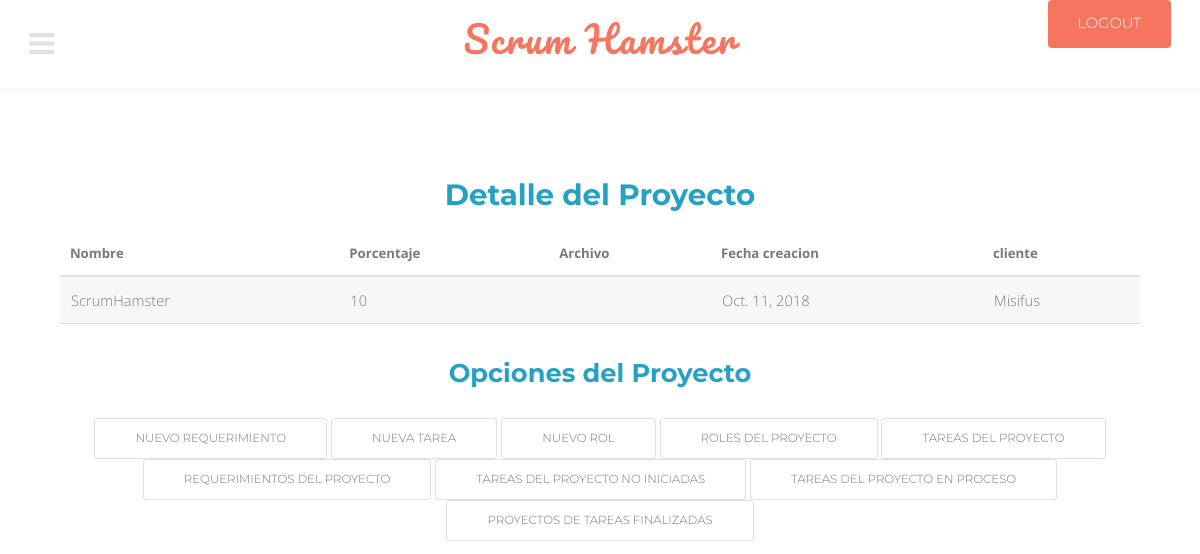
The app's page /view_project/1/ (signed in), older data.
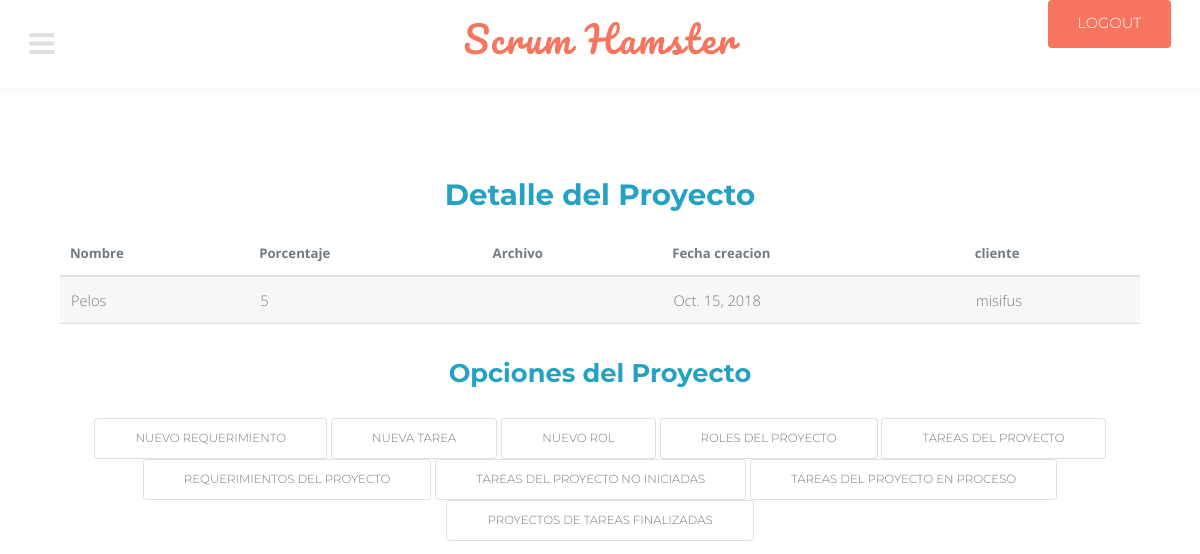
The same page, newer data.
### modules/models.py (models this page shows, shortened)
class project(models.Model):
    name = models.CharField(max_length = 75)
    percent = models.PositiveSmallIntegerField()
    created_at = models.DateField(auto_now_add = True)
    file = models.URLField(blank = True)
    client_id = models.ForeignKey(client, on_delete = models.CASCADE)

class client(models.Model):
    name = models.CharField(max_length = 75)
    telephone = models.CharField(max_length = 25)
    email = models.EmailField()
    address = models.CharField(max_length = 150)
    def __str__(self):
        return '%s' % (self.name)

### modules/views.py (the view)
# urls.py: path('view_project/<int:id>/', view_project, name = 'view_project'),
@login_required
def view_project(request, id):
    data = project.objects.get(id = id)
    return render(request, 'project/view.html', {'data': data})

### modules/templates/project/view.html
{% extends 'base.html' %}
{% block cont %}
<h1>Detalle del Proyecto</h1>
<table>
<thead>
		<tr>
			<th>Nombre</th>
			<th>Porcentaje</th>
			<th>Archivo</th>
			<th>Fecha creacion</th>
			<th>cliente</th>
		</tr>
	</thead>
<body>
<div>
	<tr>
    	<td>{{ data.name }}</td>
		<td>{{ data.percent }} </td>
		<td>{{ data.file }}</td>
		<td>{{ data.created_at }}</td>
		<td>{{ data.client_id }}</td>
	</tr>
</div>
</body>
</table>
<h2>Opciones del Proyecto</h2>
<div>
	<td>
<a href="{% url 'create_requirement' %}" class="button alt small">Nuevo Requerimiento</a>
<a href="{% url 'create_task' %}" class="button alt small">Nueva Tarea</a>
<a href="{% url 'create_rol' %}" class="button alt small">Nuevo Rol</a>
<a href="{% url 'project_rols' data.id %}" class="button alt small">Roles del Proyecto</a>
<a href="{% url 'project_tasks' data.id %}" class="button alt small">Tareas del Proyecto</a>
<a href="{% url 'project_requirements' data.id %}" class="button alt small">Requerimientos del proyecto</a>
<a href="{% url 'list_task_not_started' data.id %}" class="button alt small">Tareas del Proyecto No iniciadas</a>
<a href="{% url 'list_task_in_process' data.id %}" class="button alt small">Tareas del proyecto en proceso</a>
<a href="{% url 'list_task_finished' data.id %}" class="button alt small">Proyectos de tareas finalizadas</a>
</td>
</div>
{% endblock %}

Row changes from the older to the newer data that the page shows:
changed project: name "ScrumHamster" → "Pelos"; percent "10" → "5"; created_at "Oct. 11, 2018" → "Oct. 15, 2018"; client_id "Misifus" → "misifus"
